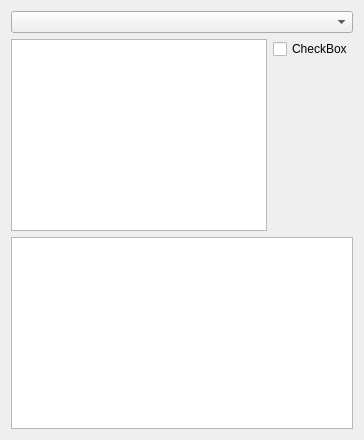
      <widget class="QWidget" name="tab_10">
       <attribute name="title">
        <string>Form Functions</string>
       </attribute>
       <layout class="QVBoxLayout" name="verticalLayout_16">
        <item>
         <widget class="QComboBox" name="comboBox"/>
        </item>
        <item>
         <layout class="QHBoxLayout" name="horizontalLayout_27">
          <property name="topMargin">
           <number>0</number>
          </property>
          <item>
           <widget class="QTableView" name="tblFormFunctions">
            <property name="maximumSize">
             <size>
              <width>300</width>
              <height>16777215</height>
             </size>
            </property>
           </widget>
          </item>
          <item>
           <layout class="QVBoxLayout" name="verticalLayout_15">
            <property name="rightMargin">
             <number>0</number>
            </property>
            <item>
             <widget class="QCheckBox" name="checkBox">
              <property name="text">
               <string>CheckBox</string>
              </property>
             </widget>
            </item>
            <item>
             <spacer name="verticalSpacer_9">
              <property name="orientation">
               <enum>Qt::Vertical</enum>
              </property>
              <property name="sizeHint" stdset="0">
               <size>
                <width>20</width>
                <height>40</height>
               </size>
              </property>
             </spacer>
            </item>
           </layout>
          </item>
         </layout>
        </item>
        <item>
         <widget class="QTextEdit" name="textEdit"/>
        </item>
       </layout>
      </widget>
